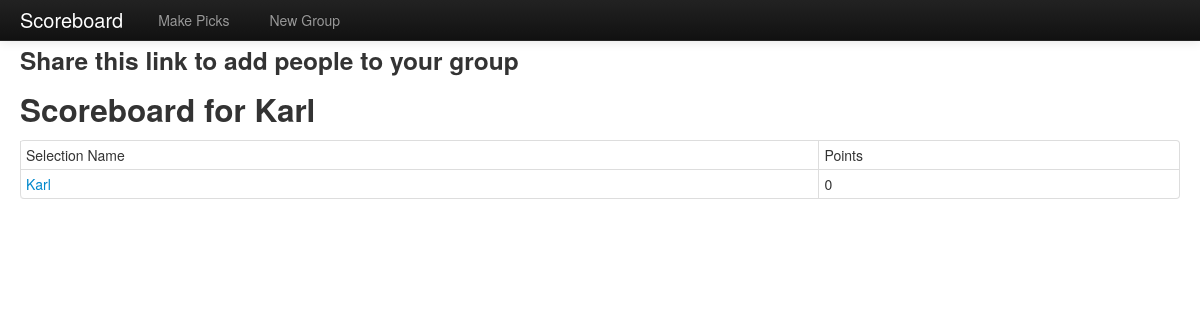
/f29d53e1bc, run on the app's committed database.
### src/models.py (models this page shows, shortened)
class Group(db.Model):
    id = db.Column(db.Integer, primary_key=True)
    name = db.Column(db.String(256))
    hash_name = db.Column(db.String(64))

class Selection(db.Model):
    id = db.Column(db.Integer, primary_key=True)
    group_id = db.Column(db.Integer)
    name = db.Column(db.String(80))
    points = db.Column(db.Integer)

### src/watchparty.py (the view)
@app.route('/<string:hash_name>', methods=["GET"])
def scoreboard(hash_name):
    if hash_name == 'favicon.ico':
        return ""
    group = db.session.query(Group).filter(Group.hash_name == hash_name).one()
    selections = db.session.query(Selection).filter(Selection.group_id == group.id)\
        .order_by(Selection.points).all()[::-1]
    return render_template('scoreboard.html', group=group, selections=selections)

### src/templates/scoreboard.html (shortened to what this page needs)
<!DOCTYPE html>
<html>
<head>
    <link href="/static/css/bootstrap.css" rel="stylesheet">
</head>
<body>
<div class="navbar navbar-fixed-top navbar-inverse">
    <div class="navbar-inner">
        <div class="container-fluid">
            <a class="brand" href="/{{ group.hash_name }}">Scoreboard</a>
            <div class="nav-collapse">
                <ul class="nav">
                    <li><a href="{{group.hash_name}}/selection/create">Make Picks</a></li>
                </ul>
            </div>
            <div class="nav-collapse">
                <ul class="nav">
                    <li><a href="/">New Group</a></li>
                </ul>
            </div>
        </div>
    </div>
</div>
<div class="container-fluid">
    <h2></h2><br>
    <h3>Share this link to add people to your group</h3>
    <h2>Scoreboard for {{ group.name }}</h2>
    <table class="table table-hover table-condensed table-bordered">
        <thead>
        <tr>
            <td>Selection Name</td>
            <td>Points</td>
        </tr>
        </thead>
        {% for selection in selections %}
            <tr>
            <td><a href="/{{ group.hash_name }}/selection/{{ selection.id }}">{{ selection.name }}</a></td>
            <td>{{ selection.points }}</td>
            </tr>
    {% endfor %}
    </table>
</div>
</body>
</html>

### data on the page
Group: name "Karl"
Selection: name "Karl", points "0"
